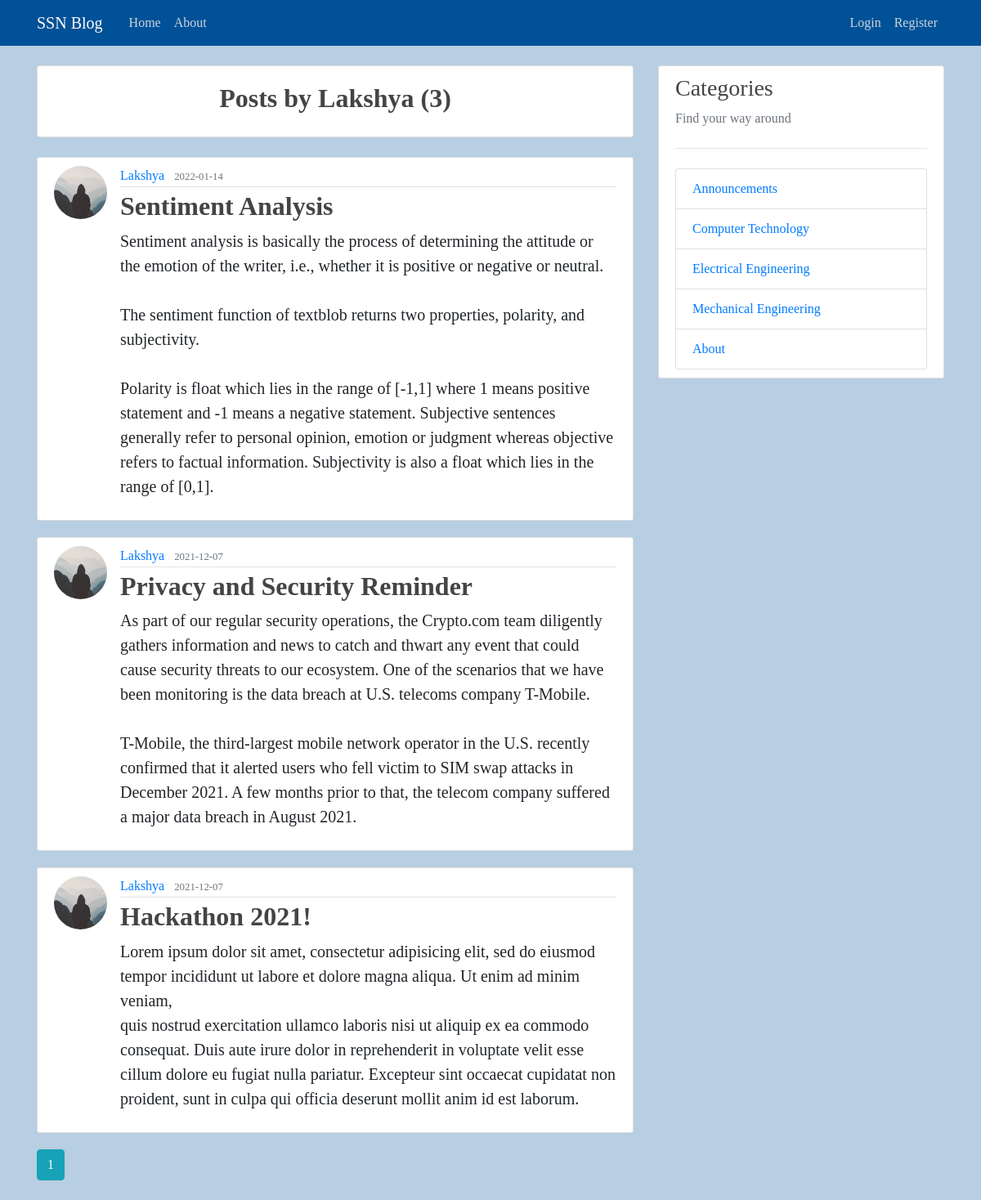
The app's page /user/Lakshya with its own data.
### flaskblog/models.py (models this page shows, shortened)
class User(db.Model, UserMixin):
    id = db.Column(db.Integer, primary_key=True)
    username = db.Column(db.String(20), unique=True, nullable=False)
    email = db.Column(db.String(120), unique=True, nullable=False)
    image_file = db.Column(db.String(20), nullable=False, default='default.jpg')
    password = db.Column(db.String(60), nullable=False)
    posts = db.relationship('Post', backref='author', lazy=True)

class Post(db.Model):
    id = db.Column(db.Integer, primary_key=True)
    title = db.Column(db.String(100), nullable=False)
    date_posted = db.Column(db.DateTime, nullable=False, default=datetime.utcnow)
    content = db.Column(db.Text, nullable=False)
    category = db.Column(db.Text, nullable=False)
    user_id = db.Column(db.Integer, db.ForeignKey('user.id'), nullable=False)
    comments = db.relationship('Comment', backref='Post', lazy='dynamic')

### flaskblog/routes.py (the view)
@app.route("/user/<string:username>")
def user_posts(username):
    page = request.args.get('page', 1, type=int)
    user = User.query.filter_by(username=username).first_or_404()
    posts = Post.query.filter_by(author=user)\
        .order_by(Post.date_posted.desc())\
        .paginate(page=page, per_page=5)
    return render_template('user_post.html', posts=posts, user=user)

### flaskblog/templates/user_post.html
{% extends "layout.html" %}
{% block content %}
    <div class="card container">
      <div class="card-body flex">
        <h2><b>Posts by {{ user.username }} ({{ posts.total }})</b></h2>
      </div>
    </div>
    <br>
    {% for post in posts.items %}
        <article class="media content-section">
          <img class="rounded-circle article-img" src="{{ url_for('static', filename='profile_pics/' + post.author.image_file) }}">
          <div class="media-body">
            <div class="article-metadata">
              <a class="mr-2" href="{{ url_for('user_posts', username=post.author.username) }}">{{ post.author.username }}</a>
              <small class="text-muted">{{ post.date_posted.strftime('%Y-%m-%d') }}</small>
            </div>
            <h2><a class="article-title" href="{{ url_for('post', post_id=post.id) }}">{{ post.title }}</a></h2>
            <p class="article-content">{{ post.content }}</p>
          </div>
        </article>
    {% endfor %}
    {% for page_num in posts.iter_pages(left_edge=1, right_edge=1, left_current=1, right_current=2) %}
      {% if page_num %}
        {% if posts.page == page_num %}
          <a class="btn btn-info mb-4" href="{{ url_for('user_posts', username=user.username, page=page_num) }}">{{ page_num }}</a>
        {% else %}
          <a class="btn btn-outline-info mb-4" href="{{ url_for('user_posts', username=user.username, page=page_num) }}">{{ page_num }}</a>
        {% endif %}
      {% else %}
        ...
      {% endif %}
    {% endfor %}
{% endblock content %}

### flaskblog/static/main.css (style rules this page uses)
body { background: #00519747; font-family: serif; margin-top: 5rem; }
.flex { display: flex; justify-content: space-around; align-content: space-around; }
h1, h2, h3, h4, h5, h6 { color: #444444; }
.content-section { background: white; padding: 10px 20px; border: 1px solid #dddddd; border-radius: 3px; margin-bottom: 20px; }
.article-title { color: #444444; font-weight: bold; }
.article-content { white-space: pre-line; font-size: 20px; }
.article-img { height: 65px; width: 65px; margin-right: 16px; }
.article-metadata { padding-bottom: 1px; margin-bottom: 4px; border-bottom: 1px solid #e3e3e3 }

### records on screen
User: username "Lakshya"
Post: image_file (placeholder picture), author.username "Lakshya", date_posted "2022-01-14", title "Sentiment Analysis", content "Sentiment analysis is basically the process of determining the attitude or the emotion of the writer, i.e., whether it is positive or negative or neutral. The sentiment function of textblob returns two properties, polarity, and subjectivity. Polarity is float which lies in the range of [-1,1] where 1 means positive statement and -1 means a negative statement. Subjective sentences generally refer to personal opinion, emotion or judgment whereas objective refers to factual information. Subjectivity is also a float which lies in the range of [0,1]."
Post: image_file (placeholder picture), author.username "Lakshya", date_posted "2021-12-07", title "Privacy and Security Reminder", content "As part of our regular security operations, the Crypto.com team diligently gathers information and news to catch and thwart any event that could cause security threats to our ecosystem. One of the scenarios that we have been monitoring is the data breach at U.S. telecoms company T-Mobile. T-Mobile, the third-largest mobile network operator in the U.S. recently confirmed that it alerted users who fell victim to SIM swap attacks in December 2021. A few months prior to that, the telecom company suffered a major data breach in August 2021."
Post: image_file (placeholder picture), author.username "Lakshya", date_posted "2021-12-07", title "Hackathon 2021!", content "Lorem ipsum dolor sit amet, consectetur adipisicing elit, sed do eiusmod tempor incididunt ut labore et dolore magna aliqua. Ut enim ad minim veniam, quis nostrud exercitation ullamco laboris nisi ut aliquip ex ea commodo consequat. Duis aute irure dolor in reprehenderit in voluptate velit esse cillum dolore eu fugiat nulla pariatur. Excepteur sint occaecat cupidatat non proident, sunt in culpa qui officia deserunt mollit anim id est laborum."

### other values on screen
{{ posts.total }} "3"
{{ page_num }} "1"
